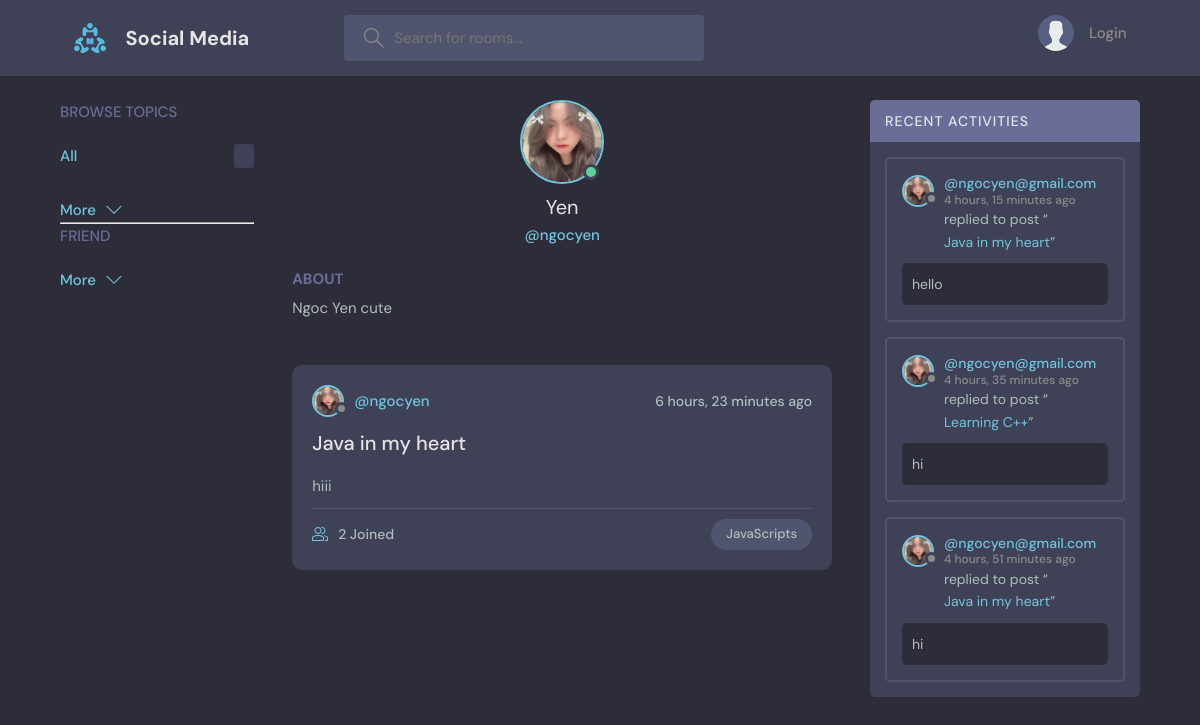
The app's page /profile/2/ with its own data.
### base/models.py (models this page shows, shortened)
class User(AbstractUser):
    name = models.CharField(max_length = 200, null = True)
    email =models.EmailField(unique = True,null =True)
    bio = models.TextField(null = True)
    avatar = models.ImageField(default='defaut1.png',null=True)
    USERNAME_FIELD ='email'
    REQUIRED_FIELDS = []

class Room(models.Model):
    host = models.ForeignKey(User,on_delete=models.SET_NULL,null =True)
    topic = models.ForeignKey(Topic,on_delete=models.SET_NULL,null=True)
    name = models.CharField(max_length=200)
    description = models.TextField(null = True, blank = True)
    participants = models.ManyToManyField(User,related_name='participants',blank=True)
    updated = models.DateTimeField(auto_now=True)
    created = models.DateTimeField(auto_now_add=True)
    password = models.TextField(null = True, blank = True)
    class Meta:
        ordering = ['-updated','created']
    def __str__(seft):
        return seft.name

class Topic(models.Model):
    name = models.CharField(max_length=200)
    def __str__(seft):
        return seft.name

class Message(models.Model):
    user = models.ForeignKey(User,on_delete=models.CASCADE)
    room = models.ForeignKey(Room, on_delete=models.CASCADE)
    body = models.TextField()
    updated = models.DateTimeField(auto_now=True)
    created = models.DateTimeField(auto_now_add=True)
    class Meta:
        ordering = ['-updated','created']

### base/views.py (the view)
# urls.py: path('profile/<str:pk>/',views.userProfile,name="profile"),
def userProfile(request,pk):
    user = User.objects.get(id=pk)
    rooms = user.room_set.all()
    room_message = user.message_set.all()
    topics = Topic.objects.all()
    context ={'user':user,'rooms':rooms,'room_message':room_message,'topics':topics}
    return render(request,'base/profile.html',context)

### base/templates/base/profile.html (shortened to what this page needs)
{% extends 'main.html' %}
{% block content %}
<main class="profile-page layout layout--3">
  <div class="container">
    {% include 'base/topics_compo.html' %}
    <div class="roomList">
      <div class="profile">
        <div class="profile__avatar">
          <div class="image-container">
            <div class="avatar avatar--large active zoomable" id="avatar-image">
              <img src="{{ user.avatar.url }}" alt="Profile Image">
            </div>
        </div>
        </div>
        <div class="profile__info">
          <h3>{{user.name}}</h3>
          <p>@{{user.username}}</p>
        </div>
        <div class="profile__about">
          <h3>About</h3>
          <p>
            {{user.bio}}
          </p>
        </div>
      </div>
      {% include 'base/feed.html' %}
    </div>
    {% include 'base/activity.html' %}
  </div>
</main>
{% endblock content %}

### base/templates/base/feed.html (shortened to what this page needs)
{%for room in rooms%}
<div class="roomListRoom">
  <div class="roomListRoom__header">
    <a href="{% url 'profile' room.host.id%}" class="roomListRoom__author">
      <div class="avatar avatar--small">
        <img src="{{ room.host.avatar.url }}" />
      </div>
      <span>@{{room.host.username}}</span>
    </a>
    <div class="roomListRoom__actions">
      <span>{{room.created|timesince}} ago</span>
    </div>
  </div>
  <div class="roomListRoom__content">
    <a href="{%url 'room' room.id%}">{{room.name}}</a>
    <p>
      {{room.description}}
    </p>
  </div>
  <div class="roomListRoom__meta">
    <a href="{%url 'room' room.id%}" class="roomListRoom__joined">
      {{room.participants.all.count}} Joined
    </a>
    <p class="roomListRoom__topic">{{room.topic}}</p>
  </div>
</div>
{%endfor%}

### base/templates/base/activity.html (shortened to what this page needs)
<div class="activities">
    <div class="activities__header">
      <h2>Recent Activities</h2>
    </div>
    {% for m in room_message %}
    <div class="activities__box">
      <div class="activities__boxHeader roomListRoom__header">
        <a href="{%url 'profile' m.user.id%}" class="roomListRoom__author">
          <div class="avatar avatar--small">
            <img src="{{m.user.avatar.url}}" />
          </div>
          <p>
            @{{m.user}}
            <span>{{m.created|timesince}} ago</span>
          </p>
        </a>
      </div>
      <div class="activities__boxContent">
        <p>replied to post “<a href="{%url 'room' m.room.id%}">{{m.room}}</a>”</p>
        <div class="activities__boxRoomContent">
         {{m.body}}
        </div>
      </div>
    </div>
    {%endfor%}
  </div>

### static/styles/style.css (style rules this page uses)
:root { --color-main: #71c6dd; --color-main-light: #e1f6fb; --color-dark: #3f4156; --color-dark-medium: #51546e; --color-dark-light: #696d97; --color-light: #e5e5e5; --color-gray: #8b8b8b; --color-light-gray: #b2bdbd; --color-bg: #2d2d39; --color-success: #5dd693; --color-error: #fc4b0b; }
* { font-family: "DM Sans", -apple-system, BlinkMacSystemFont, "Segoe UI", Roboto, Oxygen, Ubuntu, Cantarell, "Open Sans", "Helvetica Neue", sans-serif; margin: 0; padding: 0; box-sizing: border-box; text-rendering: optimizeLegibility; font-size: inherit; }
html { font-size: 56.25%; }
@media only screen and (min-width: 1200px) { html { font-size: 62.5%; } }
body { line-height: 1.6; font-weight: 400; font-size: 1.5rem; color: var(--color-light-gray); background-color: var(--color-bg); min-height: 100vh; }
img { width: 100%; }
a { display: inline-block; color: var(--color-main); text-decoration: none; }
.container { max-width: 120rem; width: 90%; margin: auto; }
.avatar { position: relative; display: inline-block; border-radius: 50%; border: 2px solid var(--color-main); }
.avatar img { display: block; border-radius: 50%; object-fit: cover; object-position: center; }
.avatar::after { content: ""; display: block; position: absolute; background-color: var(--color-gray); z-index: 111; border-radius: 50%; border: 0.3rem solid var(--color-dark); }
.avatar.active::after { background-color: var(--color-success); }
.avatar.avatar--small img { width: 2.8rem; height: 2.8rem; }
.avatar.avatar--small:after { width: 0.7rem; height: 0.7rem; bottom: 0px; right: -6px; }
.avatar.avatar--large img { display: block; width: 8rem; height: 8rem; border-radius: 50%; }
.avatar.avatar--large:after { width: 1rem; height: 1rem; bottom: 2px; right: 3.5px; }
.layout { margin-top: 2.4rem; }
.layout > .container { display: flex; justify-content: space-between; align-items: flex-start; }
.layout--3 > .container > div:nth-child(2) { flex-basis: 50%; }
.layout--3 > .container > div:last-child { flex-basis: 25%; }
.roomListRoom { margin-bottom: 2.4rem; background-color: var(--color-dark); border-radius: 1rem; padding: 2rem; }
.roomListRoom__header { display: flex; justify-content: space-between; align-items: center; }
.roomListRoom__author { font-weight: 500; display: flex; align-items: center; gap: 1rem; }
.roomListRoom__actions { display: flex; align-items: flex-start; gap: 1rem; position: relative; }
.roomListRoom__actions span { font-size: 1.4rem; font-weight: 500; }
.roomListRoom__content { margin: 1rem 0; }
.roomListRoom__content a { font-size: 2rem; font-weight: 500; margin-bottom: 1.5rem; color: var(--color-light); transition: all 0.3s ease-in-out; }
.roomListRoom__meta { border-top: 1px solid var(--color-dark-medium); padding-top: 1rem; display: flex; align-items: center; justify-content: space-between; }
.roomListRoom__joined { color: var(--color-light-gray); display: flex; align-items: center; gap: 1rem; font-size: 1.4rem; font-weight: 500; }
.roomListRoom__joined svg { fill: var(--color-main); width: 1.6rem; height: 1.6rem; }
.roomListRoom__topic { padding: 5px 1.5rem; background-color: var(--color-dark-medium); border-radius: 5rem; font-weight: 500; font-size: 1.3rem; }
.activities { background: var(--color-dark); border-radius: 5px; overflow: hidden; }
.activities__header h2 { background-color: var(--color-dark-light); text-transform: uppercase; font-weight: 500; padding: 1rem 1.5rem; color: var(--color-light); letter-spacing: 1px; font-size: 1.4rem; }
.activities__box { margin: 1.5rem; padding: 1.5rem; border: 2px solid var(--color-dark-medium); border-radius: 5px; }
.activities__boxHeader p { font-size: 1.4rem; line-height: 1.3; }
.activities__boxHeader p span { color: var(--color-gray); font-size: 1.2rem; display: block; }
.activities__boxContent { margin-left: 4.2rem; }
.activities__boxContent { font-size: 1.4rem; }
.activities__boxRoomContent { background: var(--color-bg); padding: 1rem; border-radius: 5px; margin-top: 1rem; margin-left: -4.2rem; }
.profile { margin-bottom: 3rem; }
.profile__avatar { text-align: center; }
.profile__info { text-align: center; }
.profile__info h3 { font-size: 2rem; color: var(--color-light); font-weight: 400; }
.profile__info p { color: var(--color-main); font-weight: 500; margin-bottom: 1rem; }
.profile__about { margin-top: 2rem; }
.profile__about h3 { text-transform: uppercase; color: var(--color-dark-light); margin-bottom: 0.5rem; }

### base/templates/base/profile.html (style rules this page uses)
.zoomable { cursor: pointer; transition: transform 0.3s ease; }

### records on screen
User: avatar (picture), name "Yen", username "ngocyen", bio "Ngoc Yen cute"
Room: host.avatar (picture), host.username "ngocyen", created "6 hours, 23 minutes", name "Java in my heart", description "hiii", participants.all.count "2", topic "JavaScripts"
Message: user.avatar (picture), user "ngocyen@gmail.com", created "4 hours, 15 minutes", room "Java in my heart", body "hello"
Message: user.avatar (picture), user "ngocyen@gmail.com", created "4 hours, 35 minutes", room "Learning C++", body "hi"
Message: user.avatar (picture), user "ngocyen@gmail.com", created "4 hours, 51 minutes", room "Java in my heart", body "hi"
